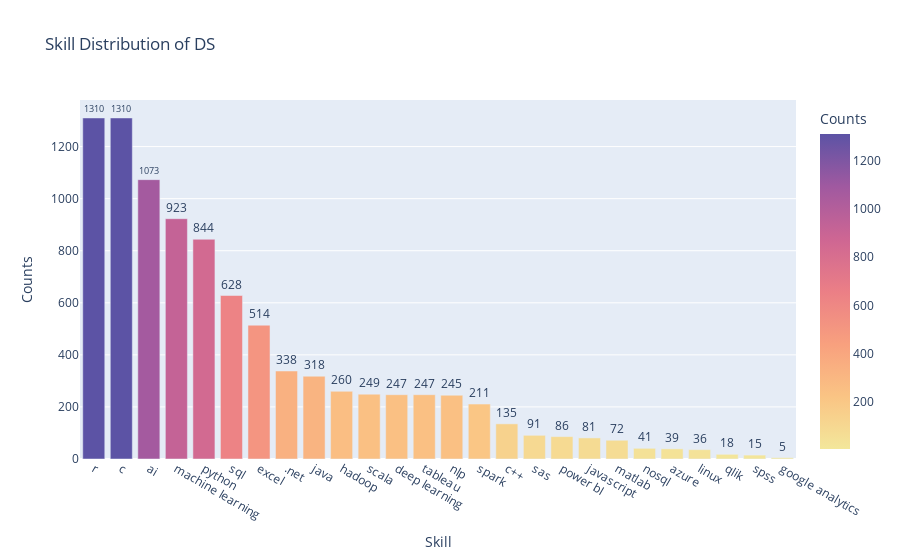

The notebook cell saved with this chart:
### Code cell
fig = px.bar(DataSkill, x='Skill', y='Counts',text='Counts',title='Skill Distribution of DS',
            color='Counts',color_continuous_scale=px.colors.sequential.Sunset)
fig.update_traces(textposition='outside')
fig.show()

### Figure 1 — Plotly figure (JSON) as saved in the notebook; plotly's stock layout.template omitted (floating-point values rounded to 4 significant figures)
{"data": [{"alignmentgroup": "True", "hoverlabel": {"namelength": 0}, "hovertemplate": "Skill=%{x}<br>Counts=%{marker.color}", "legendgroup": "", "marker": {"color": [1310, 1310, 1073, 923, 844, 628, 514, 338, 318, 260, 249, 247, 247, 245, 211, 135, 91, 86, 81, 72, 41, 39, 36, 18, 15, 5], "coloraxis": "coloraxis"}, "name": "", "offsetgroup": "", "orientation": "v", "showlegend": false, "text": [1310, 1310, 1073, 923, 844, 628, 514, 338, 318, 260, 249, 247, 247, 245, 211, 135, 91, 86, 81, 72, 41, 39, 36, 18, 15, 5], "textposition": "outside", "type": "bar", "x": ["r", "c", "ai", "machine learning", "python", "sql", "excel", ".net", "java", "hadoop", "scala", "deep learning", "tableau", "nlp", "spark", "c++", "sas", "power bI", "javascript", "matlab", "nosql", "azure", "linux", "qlik", "spss", "google analytics"], "xaxis": "x", "y": [1310, 1310, 1073, 923, 844, 628, 514, 338, 318, 260, 249, 247, 247, 245, 211, 135, 91, 86, 81, 72, 41, 39, 36, 18, 15, 5], "yaxis": "y"}], "layout": {"barmode": "relative", "coloraxis": {"colorbar": {"title": {"text": "Counts"}}, "colorscale": [[0, "rgb(243, 231, 155)"], [0.1667, "rgb(250, 196, 132)"], [0.3333, "rgb(248, 160, 126)"], [0.5, "rgb(235, 127, 134)"], [0.6667, "rgb(206, 102, 147)"], [0.8333, "rgb(160, 89, 160)"], [1, "rgb(92, 83, 165)"]]}, "legend": {"tracegroupgap": 0}, "title": {"text": "Skill Distribution of DS"}, "xaxis": {"anchor": "y", "domain": [0, 1], "title": {"text": "Skill"}}, "yaxis": {"anchor": "x", "domain": [0, 1], "title": {"text": "Counts"}}}}
